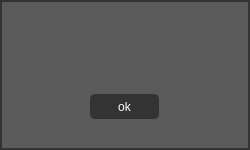
<?xml version="1.0" encoding="UTF-8"?>
<ui version="4.0">
 <class>Error</class>
 <widget class="QDialog" name="Error">
  <property name="geometry">
   <rect>
    <x>0</x>
    <y>0</y>
    <width>250</width>
    <height>150</height>
   </rect>
  </property>
  <property name="minimumSize">
   <size>
    <width>250</width>
    <height>150</height>
   </size>
  </property>
  <property name="maximumSize">
   <size>
    <width>250</width>
    <height>150</height>
   </size>
  </property>
  <property name="windowTitle">
   <string>Dialog</string>
  </property>
  <layout class="QHBoxLayout" name="horizontalLayout">
   <property name="spacing">
    <number>0</number>
   </property>
   <property name="leftMargin">
    <number>0</number>
   </property>
   <property name="topMargin">
    <number>0</number>
   </property>
   <property name="rightMargin">
    <number>0</number>
   </property>
   <property name="bottomMargin">
    <number>0</number>
   </property>
   <item>
    <widget class="QFrame" name="frame">
     <property name="styleSheet">
      <string notr="true">background:rgb(51,51,51);</string>
     </property>
     <property name="frameShape">
      <enum>QFrame::NoFrame</enum>
     </property>
     <property name="frameShadow">
      <enum>QFrame::Plain</enum>
     </property>
     <layout class="QVBoxLayout" name="verticalLayout">
      <property name="spacing">
       <number>0</number>
      </property>
      <property name="leftMargin">
       <number>2</number>
      </property>
      <property name="topMargin">
       <number>2</number>
      </property>
      <property name="rightMargin">
       <number>2</number>
      </property>
      <property name="bottomMargin">
       <number>2</number>
      </property>
      <item>
       <widget class="QFrame" name="frame_top">
        <property name="minimumSize">
         <size>
          <width>0</width>
          <height>55</height>
         </size>
        </property>
        <property name="maximumSize">
         <size>
          <width>16777215</width>
          <height>55</height>
         </size>
        </property>
        <property name="styleSheet">
         <string notr="true">background:rgb(91,90,90);</string>
        </property>
        <property name="frameShape">
         <enum>QFrame::NoFrame</enum>
        </property>
        <property name="frameShadow">
         <enum>QFrame::Plain</enum>
        </property>
        <layout class="QHBoxLayout" name="horizontalLayout_2">
         <property name="spacing">
          <number>5</number>
         </property>
         <property name="leftMargin">
          <number>15</number>
         </property>
         <property name="topMargin">
          <number>5</number>
         </property>
         <property name="rightMargin">
          <number>0</number>
         </property>
         <property name="bottomMargin">
          <number>0</number>
         </property>
         <item>
          <widget class="QLabel" name="lab_icon">
           <property name="minimumSize">
            <size>
             <width>35</width>
             <height>35</height>
            </size>
           </property>
           <property name="maximumSize">
            <size>
             <width>35</width>
             <height>35</height>
            </size>
           </property>
           <property name="text">
            <string/>
           </property>
          </widget>
         </item>
         <item>
          <widget class="QLabel" name="lab_heading">
           <property name="font">
            <font>
             <family>Segoe UI</family>
             <pointsize>12</pointsize>
            </font>
           </property>
           <property name="styleSheet">
            <string notr="true">color:rgb(255,255,255);</string>
           </property>
           <property name="text">
            <string/>
           </property>
           <property name="wordWrap">
            <bool>true</bool>
           </property>
          </widget>
         </item>
        </layout>
       </widget>
      </item>
      <item>
       <widget class="QFrame" name="frame_bottom">
        <property name="styleSheet">
         <string notr="true">background:rgb(91,90,90);</string>
        </property>
        <property name="frameShape">
         <enum>QFrame::NoFrame</enum>
        </property>
        <property name="frameShadow">
         <enum>QFrame::Plain</enum>
        </property>
        <layout class="QGridLayout" name="gridLayout">
         <property name="bottomMargin">
          <number>0</number>
         </property>
         <item row="0" column="0">
          <widget class="QPushButton" name="bn_ok">
           <property name="minimumSize">
            <size>
             <width>69</width>
             <height>25</height>
            </size>
           </property>
           <property name="maximumSize">
            <size>
             <width>69</width>
             <height>25</height>
            </size>
           </property>
           <property name="styleSheet">
            <string notr="true">QPushButton {
	border: 2px solid rgb(51,51,51);
	border-radius: 5px;	
	color:rgb(255,255,255);
	background-color: rgb(51,51,51);
}
QPushButton:hover {
	border: 2px solid rgb(0,143,150);
	background-color: rgb(0,143,150);
}
QPushButton:pressed {	
	border: 2px solid rgb(0,143,150);
	background-color: rgb(51,51,51);
}
</string>
           </property>
           <property name="text">
            <string>ok</string>
           </property>
          </widget>
         </item>
        </layout>
       </widget>
      </item>
     </layout>
    </widget>
   </item>
  </layout>
 </widget>
 <resources/>
 <connections/>
</ui>
